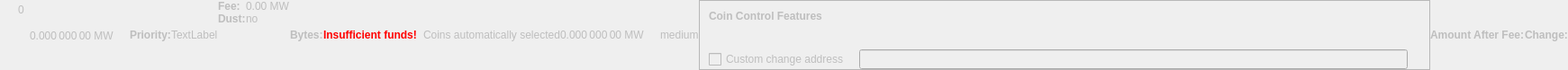
    <widget class="QWidget" name="dummyHideWidget" native="true">
     <property name="enabled">
      <bool>false</bool>
     </property>
     <property name="maximumSize">
      <size>
       <width>100</width>
       <height>22</height>
      </size>
     </property>
     <layout class="QHBoxLayout" name="dummyHideLayout">
      <property name="spacing">
       <number>0</number>
      </property>
      <property name="leftMargin">
       <number>0</number>
      </property>
      <property name="topMargin">
       <number>0</number>
      </property>
      <property name="rightMargin">
       <number>0</number>
      </property>
      <property name="bottomMargin">
       <number>0</number>
      </property>
      <item>
       <layout class="QFormLayout" name="formLayoutCoinControl1">
        <property name="horizontalSpacing">
         <number>10</number>
        </property>
        <property name="verticalSpacing">
         <number>14</number>
        </property>
        <property name="leftMargin">
         <number>10</number>
        </property>
        <property name="topMargin">
         <number>4</number>
        </property>
        <property name="rightMargin">
         <number>6</number>
        </property>
        <item row="0" column="1">
         <widget class="QLabel" name="labelCoinControlBytes">
          <property name="cursor">
           <cursorShape>IBeamCursor</cursorShape>
          </property>
          <property name="contextMenuPolicy">
           <enum>Qt::ActionsContextMenu</enum>
          </property>
          <property name="text">
           <string notr="true">0</string>
          </property>
          <property name="textInteractionFlags">
           <set>Qt::LinksAccessibleByMouse|Qt::TextSelectableByKeyboard|Qt::TextSelectableByMouse</set>
          </property>
         </widget>
        </item>
       </layout>
      </item>
      <item>
       <widget class="QLabel" name="labelCoinControlAfterFee">
        <property name="enabled">
         <bool>false</bool>
        </property>
        <property name="sizePolicy">
         <sizepolicy hsizetype="Fixed" vsizetype="Fixed">
          <horstretch>0</horstretch>
          <verstretch>0</verstretch>
         </sizepolicy>
        </property>
        <property name="minimumSize">
         <size>
          <width>111</width>
          <height>12</height>
         </size>
        </property>
        <property name="maximumSize">
         <size>
          <width>111</width>
          <height>12</height>
         </size>
        </property>
        <property name="cursor">
         <cursorShape>IBeamCursor</cursorShape>
        </property>
        <property name="contextMenuPolicy">
         <enum>Qt::ActionsContextMenu</enum>
        </property>
        <property name="text">
         <string notr="true">0.000 000 00 MW</string>
        </property>
        <property name="textInteractionFlags">
         <set>Qt::LinksAccessibleByMouse|Qt::TextSelectableByKeyboard|Qt::TextSelectableByMouse</set>
        </property>
       </widget>
      </item>
      <item>
       <widget class="QLabel" name="labelCoinControlPriorityText">
        <property name="enabled">
         <bool>false</bool>
        </property>
        <property name="font">
         <font>
          <weight>75</weight>
          <bold>true</bold>
         </font>
        </property>
        <property name="text">
         <string>Priority:</string>
        </property>
       </widget>
      </item>
      <item>
       <layout class="QHBoxLayout" name="horizontalLayout">
        <item>
         <widget class="QLabel" name="WarningLabel">
          <property name="text">
           <string>TextLabel</string>
          </property>
         </widget>
        </item>
       </layout>
      </item>
      <item>
       <layout class="QFormLayout" name="formLayoutCoinControl3">
        <property name="horizontalSpacing">
         <number>0</number>
        </property>
        <property name="verticalSpacing">
         <number>0</number>
        </property>
        <property name="leftMargin">
         <number>0</number>
        </property>
        <property name="topMargin">
         <number>0</number>
        </property>
        <property name="rightMargin">
         <number>0</number>
        </property>
        <item row="0" column="0">
         <widget class="QLabel" name="labelCoinControlFeeText">
          <property name="enabled">
           <bool>false</bool>
          </property>
          <property name="font">
           <font>
            <weight>75</weight>
            <bold>true</bold>
           </font>
          </property>
          <property name="text">
           <string>Fee:</string>
          </property>
          <property name="margin">
           <number>0</number>
          </property>
         </widget>
        </item>
        <item row="0" column="1">
         <widget class="QLabel" name="labelCoinControlFee">
          <property name="enabled">
           <bool>false</bool>
          </property>
          <property name="cursor">
           <cursorShape>IBeamCursor</cursorShape>
          </property>
          <property name="contextMenuPolicy">
           <enum>Qt::ActionsContextMenu</enum>
          </property>
          <property name="text">
           <string notr="true">0.00 MW</string>
          </property>
          <property name="textInteractionFlags">
           <set>Qt::LinksAccessibleByMouse|Qt::TextSelectableByKeyboard|Qt::TextSelectableByMouse</set>
          </property>
         </widget>
        </item>
        <item row="1" column="0">
         <widget class="QLabel" name="labelCoinControlLowOutputText">
          <property name="enabled">
           <bool>false</bool>
          </property>
          <property name="font">
           <font>
            <weight>75</weight>
            <bold>true</bold>
           </font>
          </property>
          <property name="text">
           <string>Dust:</string>
          </property>
         </widget>
        </item>
        <item row="1" column="1">
         <widget class="QLabel" name="labelCoinControlLowOutput">
          <property name="enabled">
           <bool>false</bool>
          </property>
          <property name="cursor">
           <cursorShape>IBeamCursor</cursorShape>
          </property>
          <property name="contextMenuPolicy">
           <enum>Qt::ActionsContextMenu</enum>
          </property>
          <property name="text">
           <string>no</string>
          </property>
          <property name="textInteractionFlags">
           <set>Qt::LinksAccessibleByMouse|Qt::TextSelectableByKeyboard|Qt::TextSelectableByMouse</set>
          </property>
         </widget>
        </item>
       </layout>
      </item>
      <item>
       <widget class="QLabel" name="labelCoinControlBytesText">
        <property name="enabled">
         <bool>false</bool>
        </property>
        <property name="font">
         <font>
          <weight>75</weight>
          <bold>true</bold>
         </font>
        </property>
        <property name="text">
         <string>Bytes:</string>
        </property>
       </widget>
      </item>
      <item>
       <layout class="QFormLayout" name="formLayoutCoinControl2">
        <property name="horizontalSpacing">
         <number>0</number>
        </property>
        <property name="verticalSpacing">
         <number>0</number>
        </property>
        <property name="leftMargin">
         <number>0</number>
        </property>
        <property name="topMargin">
         <number>0</number>
        </property>
        <property name="rightMargin">
         <number>0</number>
        </property>
       </layout>
      </item>
      <item>
       <layout class="QHBoxLayout" name="horizontalLayoutCoinControl2">
        <property name="spacing">
         <number>0</number>
        </property>
        <property name="bottomMargin">
         <number>0</number>
        </property>
       </layout>
      </item>
      <item>
       <widget class="QLabel" name="labelCoinControlInsuffFunds">
        <property name="enabled">
         <bool>false</bool>
        </property>
        <property name="minimumSize">
         <size>
          <width>0</width>
          <height>0</height>
         </size>
        </property>
        <property name="font">
         <font>
          <weight>75</weight>
          <bold>true</bold>
         </font>
        </property>
        <property name="styleSheet">
         <string notr="true">color:red;font-weight:bold;</string>
        </property>
        <property name="text">
         <string>Insufficient funds!</string>
        </property>
        <property name="margin">
         <number>5</number>
        </property>
       </widget>
      </item>
      <item>
       <layout class="QFormLayout" name="formLayoutCoinControl4">
        <property name="horizontalSpacing">
         <number>0</number>
        </property>
        <property name="verticalSpacing">
         <number>0</number>
        </property>
        <property name="leftMargin">
         <number>0</number>
        </property>
        <property name="topMargin">
         <number>0</number>
        </property>
        <property name="rightMargin">
         <number>0</number>
        </property>
       </layout>
      </item>
      <item>
       <widget class="QLabel" name="labelCoinControlChangeLabel">
        <property name="enabled">
         <bool>false</bool>
        </property>
        <property name="sizePolicy">
         <sizepolicy hsizetype="Preferred" vsizetype="Expanding">
          <horstretch>0</horstretch>
          <verstretch>0</verstretch>
         </sizepolicy>
        </property>
        <property name="minimumSize">
         <size>
          <width>0</width>
          <height>0</height>
         </size>
        </property>
        <property name="text">
         <string/>
        </property>
        <property name="margin">
         <number>3</number>
        </property>
       </widget>
      </item>
      <item>
       <widget class="QLabel" name="labelCoinControlAutomaticallySelected">
        <property name="enabled">
         <bool>false</bool>
        </property>
        <property name="sizePolicy">
         <sizepolicy hsizetype="Fixed" vsizetype="Fixed">
          <horstretch>0</horstretch>
          <verstretch>0</verstretch>
         </sizepolicy>
        </property>
        <property name="minimumSize">
         <size>
          <width>0</width>
          <height>0</height>
         </size>
        </property>
        <property name="maximumSize">
         <size>
          <width>240</width>
          <height>16777215</height>
         </size>
        </property>
        <property name="text">
         <string>Coins automatically selected</string>
        </property>
        <property name="margin">
         <number>5</number>
        </property>
       </widget>
      </item>
      <item>
       <widget class="QLabel" name="labelCoinControlChange">
        <property name="enabled">
         <bool>false</bool>
        </property>
        <property name="sizePolicy">
         <sizepolicy hsizetype="Fixed" vsizetype="Fixed">
          <horstretch>0</horstretch>
          <verstretch>0</verstretch>
         </sizepolicy>
        </property>
        <property name="minimumSize">
         <size>
          <width>111</width>
          <height>0</height>
         </size>
        </property>
        <property name="maximumSize">
         <size>
          <width>111</width>
          <height>16777215</height>
         </size>
        </property>
        <property name="cursor">
         <cursorShape>IBeamCursor</cursorShape>
        </property>
        <property name="contextMenuPolicy">
         <enum>Qt::ActionsContextMenu</enum>
        </property>
        <property name="text">
         <string notr="true">0.000 000 00 MW</string>
        </property>
        <property name="textInteractionFlags">
         <set>Qt::LinksAccessibleByMouse|Qt::TextSelectableByKeyboard|Qt::TextSelectableByMouse</set>
        </property>
       </widget>
      </item>
      <item>
       <widget class="QLabel" name="labelCoinControlPriority">
        <property name="enabled">
         <bool>false</bool>
        </property>
        <property name="cursor">
         <cursorShape>IBeamCursor</cursorShape>
        </property>
        <property name="contextMenuPolicy">
         <enum>Qt::ActionsContextMenu</enum>
        </property>
        <property name="text">
         <string>medium</string>
        </property>
        <property name="textInteractionFlags">
         <set>Qt::LinksAccessibleByMouse|Qt::TextSelectableByKeyboard|Qt::TextSelectableByMouse</set>
        </property>
       </widget>
      </item>
      <item>
       <widget class="QFrame" name="frameCoinControl">
        <property name="sizePolicy">
         <sizepolicy hsizetype="Expanding" vsizetype="Expanding">
          <horstretch>0</horstretch>
          <verstretch>0</verstretch>
         </sizepolicy>
        </property>
        <property name="maximumSize">
         <size>
          <width>16777215</width>
          <height>16777215</height>
         </size>
        </property>
        <property name="frameShape">
         <enum>QFrame::StyledPanel</enum>
        </property>
        <property name="frameShadow">
         <enum>QFrame::Sunken</enum>
        </property>
        <layout class="QVBoxLayout" name="verticalLayoutCoinControl2_2">
         <property name="spacing">
          <number>0</number>
         </property>
         <property name="leftMargin">
          <number>0</number>
         </property>
         <property name="topMargin">
          <number>0</number>
         </property>
         <property name="rightMargin">
          <number>0</number>
         </property>
         <property name="bottomMargin">
          <number>0</number>
         </property>
         <item>
          <layout class="QVBoxLayout" name="verticalLayoutCoinControl" stretch="0,0,0,1">
           <property name="spacing">
            <number>0</number>
           </property>
           <property name="leftMargin">
            <number>10</number>
           </property>
           <property name="topMargin">
            <number>10</number>
           </property>
           <item>
            <layout class="QHBoxLayout" name="horizontalLayoutCoinControl1">
             <property name="bottomMargin">
              <number>15</number>
             </property>
             <item>
              <widget class="QLabel" name="labelCoinControlFeatures">
               <property name="enabled">
                <bool>false</bool>
               </property>
               <property name="sizePolicy">
                <sizepolicy hsizetype="Preferred" vsizetype="Maximum">
                 <horstretch>0</horstretch>
                 <verstretch>0</verstretch>
                </sizepolicy>
               </property>
               <property name="font">
                <font>
                 <weight>75</weight>
                 <bold>true</bold>
                </font>
               </property>
               <property name="styleSheet">
                <string notr="true">font-weight:bold;</string>
               </property>
               <property name="text">
                <string>Coin Control Features</string>
               </property>
              </widget>
             </item>
            </layout>
           </item>
           <item>
            <widget class="QWidget" name="widgetCoinControl" native="true">
             <property name="sizePolicy">
              <sizepolicy hsizetype="Preferred" vsizetype="Preferred">
               <horstretch>0</horstretch>
               <verstretch>0</verstretch>
              </sizepolicy>
             </property>
             <property name="minimumSize">
              <size>
               <width>0</width>
               <height>0</height>
              </size>
             </property>
             <property name="styleSheet">
              <string notr="true"/>
             </property>
             <layout class="QHBoxLayout" name="horizontalLayoutCoinControl5_2">
              <property name="leftMargin">
               <number>0</number>
              </property>
              <property name="topMargin">
               <number>0</number>
              </property>
              <property name="rightMargin">
               <number>0</number>
              </property>
              <property name="bottomMargin">
               <number>0</number>
              </property>
              <item>
               <layout class="QHBoxLayout" name="horizontalLayoutCoinControl3">
                <property name="spacing">
                 <number>20</number>
                </property>
                <property name="topMargin">
                 <number>0</number>
                </property>
                <property name="bottomMargin">
                 <number>10</number>
                </property>
               </layout>
              </item>
             </layout>
            </widget>
           </item>
           <item>
            <layout class="QHBoxLayout" name="horizontalLayoutCoinControl4" stretch="0,0,0">
             <property name="spacing">
              <number>12</number>
             </property>
             <property name="sizeConstraint">
              <enum>QLayout::SetDefaultConstraint</enum>
             </property>
             <property name="topMargin">
              <number>5</number>
             </property>
             <property name="rightMargin">
              <number>5</number>
             </property>
             <item>
              <widget class="QCheckBox" name="checkBoxCoinControlChange">
               <property name="enabled">
                <bool>false</bool>
               </property>
               <property name="toolTip">
                <string>If this is activated, but the change address is empty or invalid, change will be sent to a newly generated address.</string>
               </property>
               <property name="text">
                <string>Custom change address</string>
               </property>
              </widget>
             </item>
             <item>
              <widget class="QValidatedLineEdit" name="lineEditCoinControlChange">
               <property name="enabled">
                <bool>false</bool>
               </property>
               <property name="sizePolicy">
                <sizepolicy hsizetype="Expanding" vsizetype="Fixed">
                 <horstretch>0</horstretch>
                 <verstretch>0</verstretch>
                </sizepolicy>
               </property>
              </widget>
             </item>
             <item>
              <widget class="QLabel" name="labelCoinControlChangeLabel_2">
               <property name="sizePolicy">
                <sizepolicy hsizetype="Preferred" vsizetype="Expanding">
                 <horstretch>0</horstretch>
                 <verstretch>0</verstretch>
                </sizepolicy>
               </property>
               <property name="minimumSize">
                <size>
                 <width>0</width>
                 <height>0</height>
                </size>
               </property>
               <property name="text">
                <string/>
               </property>
               <property name="margin">
                <number>3</number>
               </property>
              </widget>
             </item>
            </layout>
           </item>
           <item>
            <spacer name="verticalSpacerCoinControl">
             <property name="orientation">
              <enum>Qt::Vertical</enum>
             </property>
             <property name="sizeHint" stdset="0">
              <size>
               <width>800</width>
               <height>1</height>
              </size>
             </property>
            </spacer>
           </item>
          </layout>
         </item>
        </layout>
       </widget>
      </item>
      <item>
       <widget class="QLabel" name="labelCoinControlAfterFeeText">
        <property name="enabled">
         <bool>false</bool>
        </property>
        <property name="minimumSize">
         <size>
          <width>0</width>
          <height>0</height>
         </size>
        </property>
        <property name="maximumSize">
         <size>
          <width>16777215</width>
          <height>16777215</height>
         </size>
        </property>
        <property name="font">
         <font>
          <weight>75</weight>
          <bold>true</bold>
         </font>
        </property>
        <property name="text">
         <string>Amount After Fee:</string>
        </property>
        <property name="alignment">
         <set>Qt::AlignLeading|Qt::AlignLeft|Qt::AlignVCenter</set>
        </property>
        <property name="margin">
         <number>0</number>
        </property>
       </widget>
      </item>
      <item>
       <widget class="QLabel" name="labelCoinControlChangeText">
        <property name="enabled">
         <bool>false</bool>
        </property>
        <property name="sizePolicy">
         <sizepolicy hsizetype="Preferred" vsizetype="Preferred">
          <horstretch>0</horstretch>
          <verstretch>0</verstretch>
         </sizepolicy>
        </property>
        <property name="minimumSize">
         <size>
          <width>0</width>
          <height>0</height>
         </size>
        </property>
        <property name="maximumSize">
         <size>
          <width>16777215</width>
          <height>16777215</height>
         </size>
        </property>
        <property name="font">
         <font>
          <weight>75</weight>
          <bold>true</bold>
         </font>
        </property>
        <property name="text">
         <string>Change:</string>
        </property>
        <property name="alignment">
         <set>Qt::AlignLeading|Qt::AlignLeft|Qt::AlignVCenter</set>
        </property>
       </widget>
      </item>
     </layout>
    </widget>
